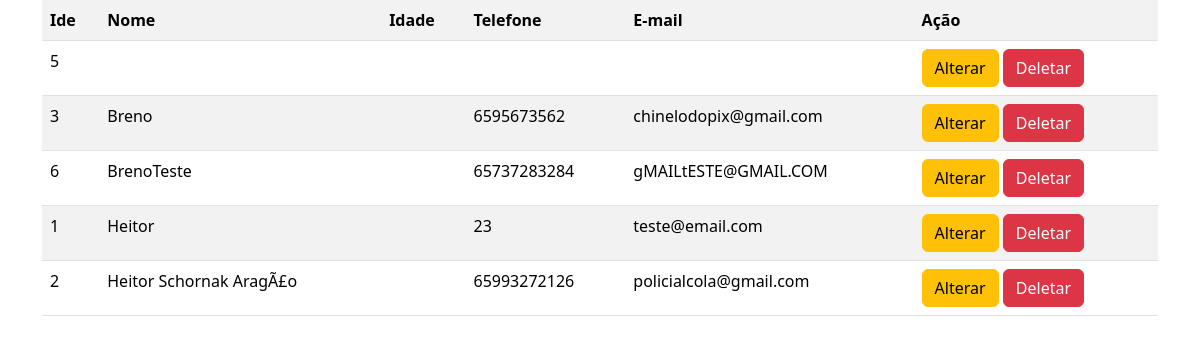
Page /TesteTCC/consultar.php on the committed database.
### tables this page shows
CREATE TABLE `tb_aluno` (
  `id` int(11) NOT NULL,
  `nome` varchar(80) NOT NULL,
  `email` varchar(250) NOT NULL,
  `telefone` varchar(80) NOT NULL,
  `senha` varchar(30) NOT NULL
);

### TesteTCC/consultar.php (the view, shortened to what this page needs)
<?php
include('../php/conexao.php');
$sql = "SELECT * FROM tb_aluno ORDER BY nome";
try{
    $resultado = $conn->query($sql);
}catch(PDOException $E){
    echo "Erro ao consultar ".$E->getMessage();
}
?>
<!doctype html>
<html lang="pt-br">
  <head>
    <link href="https://cdn.jsdelivr.net/npm/bootstrap@5.3.3/dist/css/bootstrap.min.css" rel="stylesheet">
  </head>
  <body>
    <div class="container">
    <table class="table table-striped">
        <tr>
            <th>Ide</th>
            <th>Nome</th>
            <th>Idade</th>
            <th>Telefone</th>
            <th>E-mail</th>
            <th>Ação</th>
        </tr>
        <?php foreach($resultado as $valor){?>
        <tr>
            <td><?= $valor['id'] ?></td>
            <td><?= $valor['nome'] ?></td>
            <td><?= $valor['idade'] ?></td>
            <td><?= $valor['telefone'] ?></td>
            <td><?= $valor['email'] ?></td>
            <td>
                <a class="btn btn-warning" href="alterar.php?id=<?= $valor['id'] ?>">Alterar</a>
                <button type="button" class="btn btn-danger" data-bs-toggle="modal" data-bs-target="#exampleModal<?= $valor['id'] ?>">
                  Deletar
                </button>
            </td>
        </tr>
        <?php } ?>
    </table>
    </div>
  </body>
</html>

### rows in the picture
tb_aluno: id "5"
tb_aluno: id "3", nome "Breno", telefone "6595673562", email "chinelodopix@gmail.com"
tb_aluno: id "6", nome "BrenoTeste", telefone "65737283284", email "gMAILtESTE@GMAIL.COM"
tb_aluno: id "1", nome "Heitor", telefone "23", email "teste@email.com"
tb_aluno: id "2", nome "Heitor Schornak AragÃ£o", telefone "65993272126", email "policialcola@gmail.com"
